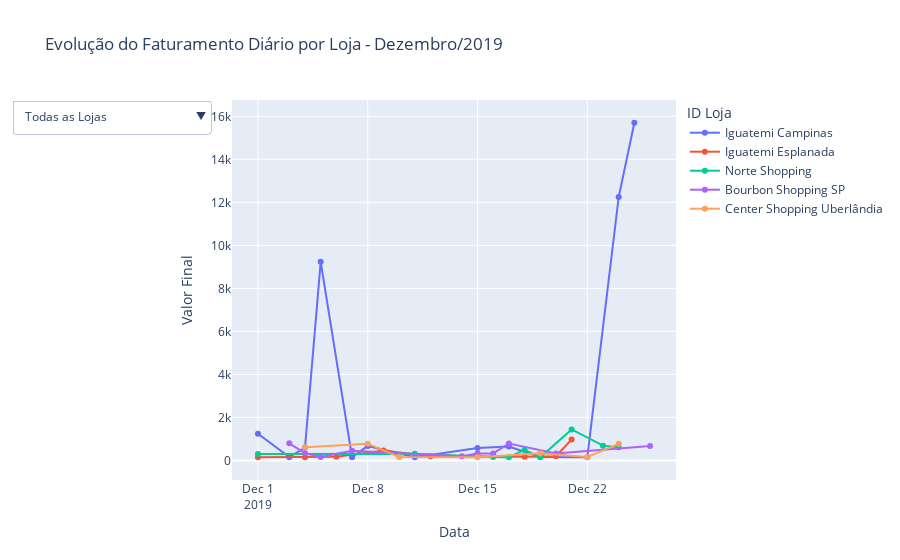

Notebook code cell kept with this figure:
### Code cell
# Garantindo que a coluna 'Data' seja datetime
df_vendas['Data'] = pd.to_datetime(df_vendas['Data'])

# Agrupando o faturamento diário por loja
faturamento_por_dia_loja = df_vendas.groupby(['Data', 'ID Loja'])['Valor Final'].sum().reset_index()

# Criando o gráfico de linha
fig = px.line(
    faturamento_por_dia_loja, 
    x='Data', 
    y='Valor Final', 
    color='ID Loja', 
    markers=True, 
    title='Evolução do Faturamento Diário por Loja - Dezembro/2019'
)

# Adicionando um menu dropdown para selecionar lojas
fig.update_layout(
    updatemenus=[{
        "buttons": [
            {"label": "Todas as Lojas", "method": "update", "args": [{"visible": [True] * len(fig.data)}, {"title": "Todas as Lojas - Dezembro/2019"}]},
        ] + [
            {"label": loja, "method": "update", "args": [{"visible": [traco.name == loja for traco in fig.data]}, {"title": f"Faturamento Diário - {loja} - Dezembro/2019"}]}
            for loja in faturamento_por_dia_loja["ID Loja"].unique()
        ],
        "direction": "down",
        "showactive": True,
    }]
)

fig.show()

### Figure 1 — Plotly figure (JSON) as saved in the notebook; plotly's stock layout.template omitted (floating-point values rounded to 4 significant figures)
{"data": [{"hovertemplate": "ID Loja=Iguatemi Campinas<br>Data=%{x}<br>Valor Final=%{y}<extra></extra>", "legendgroup": "Iguatemi Campinas", "line": {"color": "#636efa", "dash": "solid"}, "marker": {"symbol": "circle"}, "mode": "lines+markers", "name": "Iguatemi Campinas", "orientation": "v", "showlegend": true, "type": "scatter", "x": ["2019-12-01T00:00:00", "2019-12-03T00:00:00", "2019-12-04T00:00:00", "2019-12-05T00:00:00", "2019-12-07T00:00:00", "2019-12-08T00:00:00", "2019-12-11T00:00:00", "2019-12-15T00:00:00", "2019-12-17T00:00:00", "2019-12-19T00:00:00", "2019-12-22T00:00:00", "2019-12-24T00:00:00", "2019-12-25T00:00:00"], "xaxis": "x", "y": [1243, 155, 600, 9235, 155, 676, 155, 585, 652, 163, 155, 12246, 15700], "yaxis": "y"}, {"hovertemplate": "ID Loja=Iguatemi Esplanada<br>Data=%{x}<br>Valor Final=%{y}<extra></extra>", "legendgroup": "Iguatemi Esplanada", "line": {"color": "#EF553B", "dash": "solid"}, "marker": {"symbol": "circle"}, "mode": "lines+markers", "name": "Iguatemi Esplanada", "orientation": "v", "showlegend": true, "type": "scatter", "x": ["2019-12-01T00:00:00", "2019-12-04T00:00:00", "2019-12-06T00:00:00", "2019-12-09T00:00:00", "2019-12-12T00:00:00", "2019-12-18T00:00:00", "2019-12-20T00:00:00", "2019-12-21T00:00:00"], "xaxis": "x", "y": [155, 150, 169, 465, 195, 169, 195, 975], "yaxis": "y"}, {"hovertemplate": "ID Loja=Norte Shopping<br>Data=%{x}<br>Valor Final=%{y}<extra></extra>", "legendgroup": "Norte Shopping", "line": {"color": "#00cc96", "dash": "solid"}, "marker": {"symbol": "circle"}, "mode": "lines+markers", "name": "Norte Shopping", "orientation": "v", "showlegend": true, "type": "scatter", "x": ["2019-12-01T00:00:00", "2019-12-11T00:00:00", "2019-12-16T00:00:00", "2019-12-17T00:00:00", "2019-12-18T00:00:00", "2019-12-19T00:00:00", "2019-12-21T00:00:00", "2019-12-23T00:00:00", "2019-12-24T00:00:00"], "xaxis": "x", "y": [300, 310, 163, 155, 489, 150, 1445, 690, 620], "yaxis": "y"}, {"hovertemplate": "ID Loja=Bourbon Shopping SP<br>Data=%{x}<br>Valor Final=%{y}<extra></extra>", "legendgroup": "Bourbon Shopping SP", "line": {"color": "#ab63fa", "dash": "solid"}, "marker": {"symbol": "circle"}, "mode": "lines+markers", "name": "Bourbon Shopping SP", "orientation": "v", "showlegend": true, "type": "scatter", "x": ["2019-12-03T00:00:00", "2019-12-04T00:00:00", "2019-12-05T00:00:00", "2019-12-07T00:00:00", "2019-12-14T00:00:00", "2019-12-15T00:00:00", "2019-12-16T00:00:00", "2019-12-17T00:00:00", "2019-12-20T00:00:00", "2019-12-26T00:00:00"], "xaxis": "x", "y": [797, 338, 163, 450, 195, 326, 326, 789, 326, 676], "yaxis": "y"}, {"hovertemplate": "ID Loja=Center Shopping Uberlândia<br>Data=%{x}<br>Valor Final=%{y}<extra></extra>", "legendgroup": "Center Shopping Uberlândia", "line": {"color": "#FFA15A", "dash": "solid"}, "marker": {"symbol": "circle"}, "mode": "lines+markers", "name": "Center Shopping Uberlândia", "orientation": "v", "showlegend": true, "type": "scatter", "x": ["2019-12-04T00:00:00", "2019-12-08T00:00:00", "2019-12-10T00:00:00", "2019-12-15T00:00:00", "2019-12-19T00:00:00", "2019-12-22T00:00:00", "2019-12-24T00:00:00"], "xaxis": "x", "y": [620, 780, 163, 155, 338, 163, 775], "yaxis": "y"}], "layout": {"legend": {"title": {"text": "ID Loja"}, "tracegroupgap": 0}, "title": {"text": "Evolução do Faturamento Diário por Loja - Dezembro/2019"}, "updatemenus": [{"buttons": [{"args": [{"visible": [true, true, true, true, true]}, {"title": "Todas as Lojas - Dezembro/2019"}], "label": "Todas as Lojas", "method": "update"}, {"args": [{"visible": [true, false, false, false, false]}, {"title": "Faturamento Diário - Iguatemi Campinas - Dezembro/2019"}], "label": "Iguatemi Campinas", "method": "update"}, {"args": [{"visible": [false, true, false, false, false]}, {"title": "Faturamento Diário - Iguatemi Esplanada - Dezembro/2019"}], "label": "Iguatemi Esplanada", "method": "update"}, {"args": [{"visible": [false, false, true, false, false]}, {"title": "Faturamento Diário - Norte Shopping - Dezembro/2019"}], "label": "Norte Shopping", "method": "update"}, {"args": [{"visible": [false, false, false, true, false]}, {"title": "Faturamento Diário - Bourbon Shopping SP - Dezembro/2019"}], "label": "Bourbon Shopping SP", "method": "update"}, {"args": [{"visible": [false, false, false, false, true]}, {"title": "Faturamento Diário - Center Shopping Uberlândia - Dezembro/2019"}], "label": "Center Shopping Uberlândia", "method": "update"}], "direction": "down", "showactive": true}], "xaxis": {"anchor": "y", "domain": [0, 1], "title": {"text": "Data"}}, "yaxis": {"anchor": "x", "domain": [0, 1], "title": {"text": "Valor Final"}}}}
